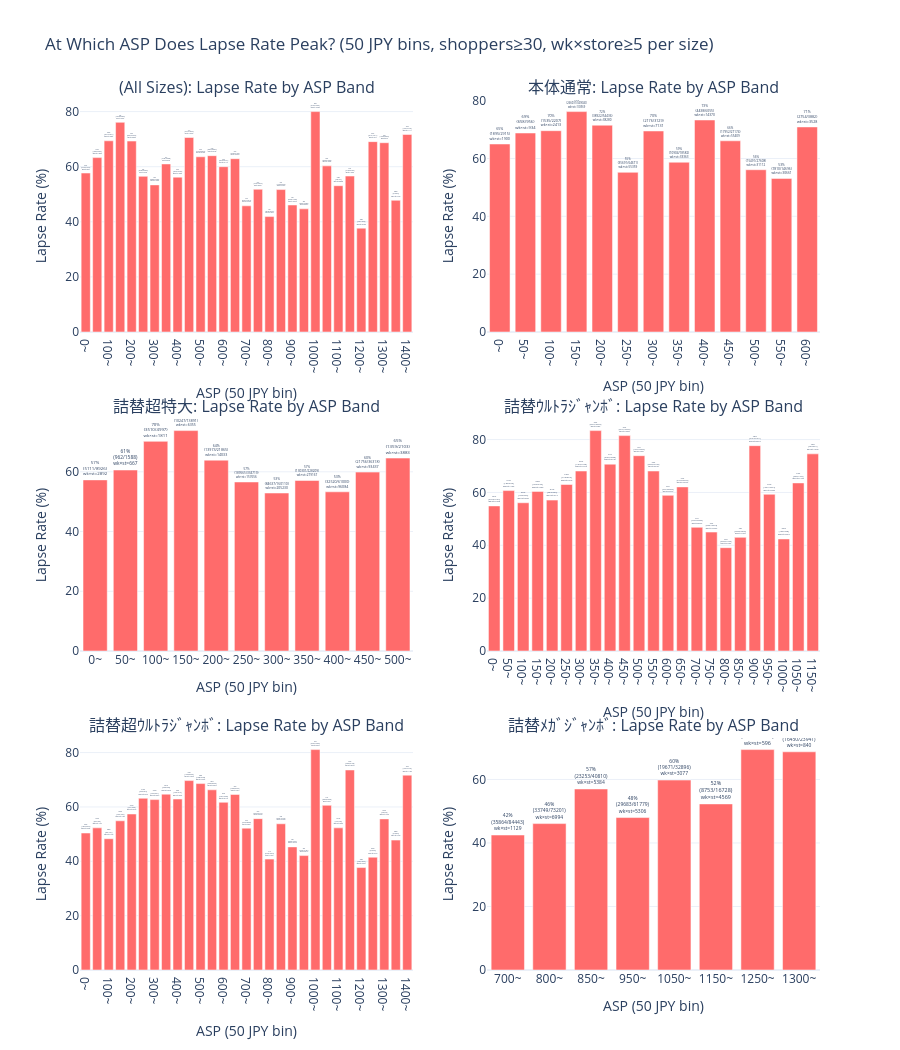

This figure's notebook cell:
### Code cell
# ── Lapse RATE by ASP band (50 JPY floor) per size ────────────────────
# ── BUG FIX: Scan ariel_purchases only up to LAPSE_CUTOFF_DATE ─────────
# Previous bug: scanning to ANALYSIS_END then HAVING MAX(date)<=cutoff
# excluded retained shoppers (their MAX date was the post-cutoff return date).
# Fix: narrow scan window to LAPSE_CUTOFF_DATE so all shoppers in the CTE
# have their last purchase naturally ≤ cutoff → correct lapse rate denominator.

MIN_FREQ       = 30   # INTENTIONAL EXCEPTION: higher than NB02 (2) / NB03 (5) because lapse rate
                      # is a ratio sensitive to small denominators — need robust base for credible %
MIN_WEEK_STORE = 5    # minimum (week × store) count per size×ASP band — removes noise price points

all_at_risk_query = f"""
WITH ariel_purchases AS (
    SELECT
        idpos.shopper_key,
        prod.jp_segment_4_name AS size_code,
        CAST(idpos.sales_period_group_end_date_part AS DATE) AS purchase_date,
        SUM(idpos.pos_sales_amt) / SUM(idpos.pos_unit_sales_qty) AS asp
    FROM cdl_customer_prod.gold_customer_loyalty.loyalty_transact_fct_v1_vw idpos
    LEFT JOIN id_pos_ai_1.prod_dim_ext_vw prod ON idpos.prod_key = prod.prod_key
    LEFT JOIN id_pos_ai_1.shopper_dim_generic_vw shopper ON idpos.shopper_key = shopper.shopper_key
    WHERE idpos.sales_period_group_end_date_part BETWEEN '{ANALYSIS_START}' AND '{LAPSE_CUTOFF_DATE}'
      AND idpos.data_provider_code_part IN ({RETAILER_IN})
      AND prod.jp_category_name = '{CATEGORY}'
      AND prod.jp_sub_category_alter_lang_name = '{SUB_CAT}'
      AND prod.jp_sub_brand_alter_lang_name = '{ARIEL_GEL}'
      AND shopper.member_ind = 'Y'
      AND idpos.pos_unit_sales_qty > 0
    GROUP BY 1, 2, 3
),
last_ariel AS (
    -- With scan window ending at LAPSE_CUTOFF_DATE, MAX(date) is naturally <= cutoff
    -- No HAVING needed (removed to fix the 100% lapse rate bug)
    SELECT shopper_key, MAX(purchase_date) AS last_ariel_date
    FROM ariel_purchases
    GROUP BY 1
)
SELECT la.shopper_key, la.last_ariel_date, ap.size_code, ap.asp
FROM last_ariel la
INNER JOIN ariel_purchases ap
       ON la.shopper_key = ap.shopper_key
      AND la.last_ariel_date = ap.purchase_date
"""

print('⏳ Fetching all at-risk shoppers with ASP (BUG FIX: scan to LAPSE_CUTOFF_DATE)...', flush=True)
df_all_at_risk = execute_query(all_at_risk_query)
df_all_at_risk['asp'] = pd.to_numeric(df_all_at_risk['asp'])
print(f'✅ {len(df_all_at_risk):,} at-risk shoppers fetched')

# Mark lapsed vs retained
lapsed_ids = set(df_lapsed['shopper_key'].unique())
df_all_at_risk['is_lapsed'] = df_all_at_risk['shopper_key'].isin(lapsed_ids).astype(int)
print(f'   Lapsed: {df_all_at_risk["is_lapsed"].sum():,}  Retained: {(~df_all_at_risk["is_lapsed"].astype(bool)).sum():,}')

# ── Week × store coverage per SIZE × ASP band ──────────────────────────
# Groups by size_code so each size's price coverage is evaluated independently.
# A price band that appears widely for 詰替超特大 but rarely for 本体通常
# will only be filtered out for 本体通常, keeping the 詰替超特大 data intact.
week_store_query = f"""
WITH store_week_asp AS (
    SELECT
        prod.jp_segment_4_name                AS size_code,
        idpos.site_key,
        idpos.sales_period_group_end_date_part AS week_dt,
        FLOOR(SUM(idpos.pos_sales_amt) / SUM(idpos.pos_unit_sales_qty) / 50) * 50
            AS asp_band
    FROM cdl_customer_prod.gold_customer_loyalty.loyalty_transact_fct_v1_vw idpos
    INNER JOIN id_pos_ai_1.prod_dim_ext_vw prod ON idpos.prod_key = prod.prod_key
    WHERE idpos.sales_period_group_end_date_part BETWEEN '{ANALYSIS_START}' AND '{LAPSE_CUTOFF_DATE}'
      AND idpos.data_provider_code_part IN ({RETAILER_IN})
      AND prod.jp_category_name = '{CATEGORY}'
      AND prod.jp_sub_category_alter_lang_name = '{SUB_CAT}'
      AND prod.jp_sub_brand_alter_lang_name = '{ARIEL_GEL}'
      AND idpos.pos_unit_sales_qty > 0
    GROUP BY 1, 2, 3
)
SELECT size_code, asp_band, COUNT(*) AS week_store_count
FROM store_week_asp
GROUP BY size_code, asp_band
ORDER BY size_code, asp_band
"""

print('⏳ Fetching week × store coverage per size × ASP band...', flush=True)
df_week_store = execute_query(week_store_query)
df_week_store['asp_band']         = pd.to_numeric(df_week_store['asp_band']).astype(int)
df_week_store['week_store_count'] = pd.to_numeric(df_week_store['week_store_count']).astype(int)
print(f'✅ {len(df_week_store)} (size × ASP band) rows found')

# All-sizes rollup: sum week_store_count across sizes per asp_band
df_week_store_all = df_week_store.groupby('asp_band')['week_store_count'].sum().reset_index()

print('\nWeek × store coverage per size:')
for sz in order_and_filter_sizes(df_week_store['size_code'].unique()):
    sub = df_week_store[df_week_store['size_code'] == sz]
    print(f'\n▶ {sz}:')
    print(sub[['asp_band', 'week_store_count']].to_string(index=False))

# Apply size exclusion
df_at_risk_filtered = df_all_at_risk[~df_all_at_risk['size_code'].isin(EXCLUDED_SIZES)].copy()

# Bin ASP by 50 JPY floor
df_at_risk_filtered['asp_band'] = (df_at_risk_filtered['asp'] // 50 * 50).astype(int)

# Compute lapse rate by ASP band + size
asp_lapse = df_at_risk_filtered.groupby(['size_code', 'asp_band']).agg(
    total_shoppers=('shopper_key', 'nunique'),
    lapsed_shoppers=('is_lapsed', 'sum')
).reset_index()
asp_lapse['lapse_rate_%'] = (asp_lapse['lapsed_shoppers'] / asp_lapse['total_shoppers'] * 100).round(1)

# Dual filter per size: merge on (size_code, asp_band) so each size uses its own coverage
asp_lapse = asp_lapse.merge(df_week_store[['size_code', 'asp_band', 'week_store_count']],
                            on=['size_code', 'asp_band'], how='left')
asp_lapse['week_store_count'] = asp_lapse['week_store_count'].fillna(0).astype(int)
asp_lapse_plot = asp_lapse[
    (asp_lapse['total_shoppers'] >= MIN_FREQ) &
    (asp_lapse['week_store_count'] >= MIN_WEEK_STORE)
].copy()

# Also compute ALL sizes combined (after exclusion)
asp_lapse_all = df_at_risk_filtered.groupby('asp_band').agg(
    total_shoppers=('shopper_key', 'nunique'),
    lapsed_shoppers=('is_lapsed', 'sum')
).reset_index()
asp_lapse_all['lapse_rate_%'] = (asp_lapse_all['lapsed_shoppers'] / asp_lapse_all['total_shoppers'] * 100).round(1)
asp_lapse_all['size_code'] = '(All Sizes)'
asp_lapse_all = asp_lapse_all[['size_code', 'asp_band', 'total_shoppers', 'lapsed_shoppers', 'lapse_rate_%']]
# For all-sizes panel use the summed coverage across sizes
asp_lapse_all = asp_lapse_all.merge(df_week_store_all[['asp_band', 'week_store_count']],
                                    on='asp_band', how='left')
asp_lapse_all['week_store_count'] = asp_lapse_all['week_store_count'].fillna(0).astype(int)
asp_lapse_all_plot = asp_lapse_all[
    (asp_lapse_all['total_shoppers'] >= MIN_FREQ) &
    (asp_lapse_all['week_store_count'] >= MIN_WEEK_STORE)
].copy()

print(f'\nDual filter: shoppers >= {MIN_FREQ} AND week×store coverage >= {MIN_WEEK_STORE} (per size)')
print(f'  Bands kept (All Sizes):   {len(asp_lapse_all_plot)} / {len(asp_lapse_all)}')
print(f'  Bands kept (Per Size):    {len(asp_lapse_plot)} / {len(asp_lapse)}')

print('\nLapse Rate by 50 JPY ASP Band — All Sizes Combined:')
print('=' * 70)
print(asp_lapse_all_plot.to_string(index=False))

print('\nLapse Rate by 50 JPY ASP Band — Per Size:')
print('=' * 70)
for size in order_and_filter_sizes(asp_lapse_plot['size_code'].unique()):
    s = asp_lapse_plot[asp_lapse_plot['size_code'] == size]
    print(f'\n▶ {size}:')
    print(s.to_string(index=False))

# ── Visualization: Lapse RATE by 50 JPY ASP band ─────────────────────
asp_lapse_combined = pd.concat([asp_lapse_all_plot, asp_lapse_plot], ignore_index=True)
plot_sizes = ['(All Sizes)'] + order_and_filter_sizes(asp_lapse_plot['size_code'].unique())

n_s = len(plot_sizes)
n_c = min(2, n_s)
n_r = (n_s + n_c - 1) // n_c

fig = make_subplots(rows=n_r, cols=n_c,
                    subplot_titles=[f'{s}: Lapse Rate by ASP Band' for s in plot_sizes],
                    vertical_spacing=0.10)

for idx, size in enumerate(plot_sizes):
    row = idx // n_c + 1
    col = idx % n_c + 1
    subset = asp_lapse_combined[asp_lapse_combined['size_code'] == size].sort_values('asp_band')
    if len(subset) == 0:
        continue
    fig.add_trace(go.Bar(
        x=subset['asp_band'].astype(str) + '~',
        y=subset['lapse_rate_%'],
        name=size, marker_color='#FF6B6B',
        text=[f'{r:.0f}%<br>({int(l)}/{int(t)})<br>wk×st={int(w)}' for r, l, t, w in
              zip(subset['lapse_rate_%'], subset['lapsed_shoppers'], subset['total_shoppers'], subset['week_store_count'])],
        textposition='outside', showlegend=False),
        row=row, col=col)
    fig.update_xaxes(title_text='ASP (50 JPY bin)', row=row, col=col)
    fig.update_yaxes(title_text='Lapse Rate (%)', row=row, col=col)

fig.update_layout(height=350*n_r,
                  title_text=f'At Which ASP Does Lapse Rate Peak? (50 JPY bins, shoppers≥{MIN_FREQ}, wk×store≥{MIN_WEEK_STORE} per size)',
                  template='plotly_white')
fig.show()

### Figure 1 — Plotly figure (JSON) as saved in the notebook; plotly's stock layout.template omitted (floating-point values rounded to 4 significant figures)
{"data": [{"marker": {"color": "#FF6B6B"}, "name": "(All Sizes)", "showlegend": false, "text": ["58%<br>(10625/18410)<br>wk×st=9329", "63%<br>(1884/2976)<br>wk×st=1898", "69%<br>(5313/7661)<br>wk×st=4639", "76%<br>(276640/363305)<br>wk×st=140373", "69%<br>(53329/76970)<br>wk×st=53003", "56%<br>(225996/400306)<br>wk×st=214255", "53%<br>(88540/165769)<br>wk×st=214550", "61%<br>(174851/286855)<br>wk×st=322020", "56%<br>(40787/72584)<br>wk×st=116582", "71%<br>(77274/109460)<br>wk×st=165768", "64%<br>(31974/50309)<br>wk×st=49788", "64%<br>(35577/55556)<br>wk×st=72095", "60%<br>(30747/51251)<br>wk×st=71174", "63%<br>(76280/121352)<br>wk×st=153604", "46%<br>(82301/179513)<br>wk×st=151003", "52%<br>(127341/245619)<br>wk×st=294521", "42%<br>(105750/252677)<br>wk×st=219803", "52%<br>(115150/222637)<br>wk×st=214305", "46%<br>(50695/110034)<br>wk×st=140073", "45%<br>(85292/190804)<br>wk×st=92935", "80%<br>(8748/10941)<br>wk×st=10864", "60%<br>(46405/76929)<br>wk×st=12593", "53%<br>(78/147)<br>wk×st=8898", "57%<br>(11788/20837)<br>wk×st=10050", "38%<br>(687/1824)<br>wk×st=3785", "69%<br>(8167/11811)<br>wk×st=816", "69%<br>(16475/23986)<br>wk×st=943", "48%<br>(33/69)<br>wk×st=139", "72%<br>(1567/2187)<br>wk×st=1111"], "textposition": "outside", "type": "bar", "x": ["0~", "50~", "100~", "150~", "200~", "250~", "300~", "350~", "400~", "450~", "500~", "550~", "600~", "650~", "700~", "750~", "800~", "850~", "900~", "950~", "1000~", "1050~", "1100~", "1150~", "1200~", "1250~", "1300~", "1350~", "1400~"], "xaxis": "x", "y": [57.7, 63.3, 69.4, 76.1, 69.3, 56.5, 53.4, 61.0, 56.2, 70.6, 63.6, 64.0, 60.0, 62.9, 45.8, 51.8, 41.9, 51.7, 46.1, 44.7, 80.0, 60.3, 53.1, 56.6, 37.7, 69.1, 68.7, 47.8, 71.7], "yaxis": "y"}, {"marker": {"color": "#FF6B6B"}, "name": "本体通常", "showlegend": false, "text": ["65%<br>(1895/2915)<br>wk×st=1900", "69%<br>(658/956)<br>wk×st=934", "70%<br>(1535/2207)<br>wk×st=2413", "76%<br>(266031/349040)<br>wk×st=133569", "72%<br>(38922/54436)<br>wk×st=38280", "55%<br>(35691/64671)<br>wk×st=55359", "70%<br>(2176/3129)<br>wk×st=7131", "59%<br>(10904/18582)<br>wk×st=33363", "73%<br>(4438/6055)<br>wk×st=14370", "66%<br>(17952/27174)<br>wk×st=55409", "56%<br>(15491/27608)<br>wk×st=31112", "53%<br>(7810/14696)<br>wk×st=30661", "71%<br>(2754/3882)<br>wk×st=3528"], "textposition": "outside", "type": "bar", "x": ["0~", "50~", "100~", "150~", "200~", "250~", "300~", "350~", "400~", "450~", "500~", "550~", "600~"], "xaxis": "x2", "y": [65.0, 68.8, 69.6, 76.2, 71.5, 55.2, 69.5, 58.7, 73.3, 66.1, 56.1, 53.1, 70.9], "yaxis": "y2"}, {"marker": {"color": "#FF6B6B"}, "name": "詰替超特大", "showlegend": false, "text": ["57%<br>(5111/8926)<br>wk×st=2892", "61%<br>(962/1588)<br>wk×st=667", "70%<br>(3510/4997)<br>wk×st=1811", "74%<br>(10247/13891)<br>wk×st=6355", "64%<br>(13973/21865)<br>wk×st=14033", "57%<br>(189565/334719)<br>wk×st=157656", "53%<br>(84637/160110)<br>wk×st=205230", "57%<br>(130301/228209)<br>wk×st=279167", "53%<br>(32520/61000)<br>wk×st=96084", "60%<br>(21756/36318)<br>wk×st=93437", "65%<br>(1359/2103)<br>wk×st=3883"], "textposition": "outside", "type": "bar", "x": ["0~", "50~", "100~", "150~", "200~", "250~", "300~", "350~", "400~", "450~", "500~"], "xaxis": "x3", "y": [57.3, 60.6, 70.2, 73.8, 63.9, 56.6, 52.9, 57.1, 53.3, 59.9, 64.6], "yaxis": "y3"}, {"marker": {"color": "#FF6B6B"}, "name": "詰替ｳﾙﾄﾗｼﾞｬﾝﾎﾞ", "showlegend": false, "text": ["55%<br>(2256/4107)<br>wk×st=2448", "61%<br>(184/303)<br>wk×st=166", "56%<br>(183/326)<br>wk×st=205", "60%<br>(256/424)<br>wk×st=290", "57%<br>(283/496)<br>wk×st=417", "63%<br>(518/822)<br>wk×st=819", "68%<br>(1463/2148)<br>wk×st=1669", "83%<br>(33012/39579)<br>wk×st=8409", "71%<br>(3066/4338)<br>wk×st=4186", "82%<br>(36121/44297)<br>wk×st=14842", "74%<br>(13721/18569)<br>wk×st=12861", "68%<br>(25329/37185)<br>wk×st=38136", "59%<br>(26413/44825)<br>wk×st=64070", "62%<br>(51970/83724)<br>wk×st=133702", "47%<br>(27817/59388)<br>wk×st=95243", "45%<br>(39801/88418)<br>wk×st=107453", "39%<br>(27833/71259)<br>wk×st=91086", "43%<br>(23495/54630)<br>wk×st=71847", "78%<br>(2144/2761)<br>wk×st=4464", "59%<br>(4551/7674)<br>wk×st=7806", "42%<br>(139/328)<br>wk×st=824", "64%<br>(905/1424)<br>wk×st=1974", "75%<br>(732/981)<br>wk×st=1400"], "textposition": "outside", "type": "bar", "x": ["0~", "50~", "100~", "150~", "200~", "250~", "300~", "350~", "400~", "450~", "500~", "550~", "600~", "650~", "700~", "750~", "800~", "850~", "900~", "950~", "1000~", "1050~", "1150~"], "xaxis": "x4", "y": [54.9, 60.7, 56.1, 60.4, 57.1, 63.0, 68.1, 83.4, 70.7, 81.5, 73.9, 68.1, 58.9, 62.1, 46.8, 45.0, 39.1, 43.0, 77.7, 59.3, 42.4, 63.6, 74.6], "yaxis": "y4"}, {"marker": {"color": "#FF6B6B"}, "name": "詰替超ｳﾙﾄﾗｼﾞｬﾝﾎﾞ", "showlegend": false, "text": ["50%<br>(1363/2702)<br>wk×st=2050", "52%<br>(80/153)<br>wk×st=127", "48%<br>(85/176)<br>wk×st=133", "55%<br>(106/193)<br>wk×st=150", "57%<br>(151/263)<br>wk×st=222", "63%<br>(222/351)<br>wk×st=344", "63%<br>(264/421)<br>wk×st=446", "65%<br>(633/978)<br>wk×st=998", "63%<br>(763/1213)<br>wk×st=1303", "70%<br>(1443/2069)<br>wk×st=1859", "69%<br>(1398/2039)<br>wk×st=1659", "66%<br>(2430/3665)<br>wk×st=2857", "62%<br>(1547/2509)<br>wk×st=3174", "65%<br>(24284/37618)<br>wk×st=17370", "52%<br>(18618/35689)<br>wk×st=54431", "56%<br>(87527/157212)<br>wk×st=180673", "41%<br>(44165/108277)<br>wk×st=118661", "54%<br>(68401/127247)<br>wk×st=137068", "45%<br>(48532/107241)<br>wk×st=130190", "42%<br>(51045/121381)<br>wk×st=79815", "81%<br>(8604/10603)<br>wk×st=8025", "61%<br>(25823/42603)<br>wk×st=7529", "52%<br>(67/128)<br>wk×st=545", "74%<br>(2303/3128)<br>wk×st=4078", "38%<br>(687/1824)<br>wk×st=2441", "42%<br>(39/94)<br>wk×st=219", "56%<br>(25/45)<br>wk×st=103", "48%<br>(33/69)<br>wk×st=139", "72%<br>(1567/2187)<br>wk×st=1108"], "textposition": "outside", "type": "bar", "x": ["0~", "50~", "100~", "150~", "200~", "250~", "300~", "350~", "400~", "450~", "500~", "550~", "600~", "650~", "700~", "750~", "800~", "850~", "900~", "950~", "1000~", "1050~", "1100~", "1150~", "1200~", "1250~", "1300~", "1350~", "1400~"], "xaxis": "x5", "y": [50.4, 52.3, 48.3, 54.9, 57.4, 63.2, 62.7, 64.7, 62.9, 69.7, 68.6, 66.3, 61.7, 64.6, 52.2, 55.7, 40.8, 53.8, 45.3, 42.1, 81.1, 60.6, 52.3, 73.6, 37.7, 41.5, 55.6, 47.8, 71.7], "yaxis": "y5"}, {"marker": {"color": "#FF6B6B"}, "name": "詰替ﾒｶﾞｼﾞｬﾝﾎﾞ", "showlegend": false, "text": ["42%<br>(35864/84443)<br>wk×st=1129", "46%<br>(33749/73201)<br>wk×st=6994", "57%<br>(23253/40810)<br>wk×st=5384", "48%<br>(29683/61779)<br>wk×st=5306", "60%<br>(19671/32896)<br>wk×st=3077", "52%<br>(8753/16728)<br>wk×st=4569", "69%<br>(8128/11717)<br>wk×st=596", "69%<br>(16450/23941)<br>wk×st=840"], "textposition": "outside", "type": "bar", "x": ["700~", "800~", "850~", "950~", "1050~", "1150~", "1250~", "1300~"], "xaxis": "x6", "y": [42.5, 46.1, 57.0, 48.0, 59.8, 52.3, 69.4, 68.7], "yaxis": "y6"}], "layout": {"annotations": [{"font": {"size": 16}, "showarrow": false, "text": "(All Sizes): Lapse Rate by ASP Band", "x": 0.225, "xanchor": "center", "xref": "paper", "y": 1, "yanchor": "bottom", "yref": "paper"}, {"font": {"size": 16}, "showarrow": false, "text": "本体通常: Lapse Rate by ASP Band", "x": 0.775, "xanchor": "center", "xref": "paper", "y": 1, "yanchor": "bottom", "yref": "paper"}, {"font": {"size": 16}, "showarrow": false, "text": "詰替超特大: Lapse Rate by ASP Band", "x": 0.225, "xanchor": "center", "xref": "paper", "y": 0.6333, "yanchor": "bottom", "yref": "paper"}, {"font": {"size": 16}, "showarrow": false, "text": "詰替ｳﾙﾄﾗｼﾞｬﾝﾎﾞ: Lapse Rate by ASP Band", "x": 0.775, "xanchor": "center", "xref": "paper", "y": 0.6333, "yanchor": "bottom", "yref": "paper"}, {"font": {"size": 16}, "showarrow": false, "text": "詰替超ｳﾙﾄﾗｼﾞｬﾝﾎﾞ: Lapse Rate by ASP Band", "x": 0.225, "xanchor": "center", "xref": "paper", "y": 0.2667, "yanchor": "bottom", "yref": "paper"}, {"font": {"size": 16}, "showarrow": false, "text": "詰替ﾒｶﾞｼﾞｬﾝﾎﾞ: Lapse Rate by ASP Band", "x": 0.775, "xanchor": "center", "xref": "paper", "y": 0.2667, "yanchor": "bottom", "yref": "paper"}], "height": 1050, "title": {"text": "At Which ASP Does Lapse Rate Peak? (50 JPY bins, shoppers≥30, wk×store≥5 per size)"}, "xaxis": {"anchor": "y", "domain": [0, 0.45], "title": {"text": "ASP (50 JPY bin)"}}, "xaxis2": {"anchor": "y2", "domain": [0.55, 1], "title": {"text": "ASP (50 JPY bin)"}}, "xaxis3": {"anchor": "y3", "domain": [0, 0.45], "title": {"text": "ASP (50 JPY bin)"}}, "xaxis4": {"anchor": "y4", "domain": [0.55, 1], "title": {"text": "ASP (50 JPY bin)"}}, "xaxis5": {"anchor": "y5", "domain": [0, 0.45], "title": {"text": "ASP (50 JPY bin)"}}, "xaxis6": {"anchor": "y6", "domain": [0.55, 1], "title": {"text": "ASP (50 JPY bin)"}}, "yaxis": {"anchor": "x", "domain": [0.7333, 1], "title": {"text": "Lapse Rate (%)"}}, "yaxis2": {"anchor": "x2", "domain": [0.7333, 1], "title": {"text": "Lapse Rate (%)"}}, "yaxis3": {"anchor": "x3", "domain": [0.3667, 0.6333], "title": {"text": "Lapse Rate (%)"}}, "yaxis4": {"anchor": "x4", "domain": [0.3667, 0.6333], "title": {"text": "Lapse Rate (%)"}}, "yaxis5": {"anchor": "x5", "domain": [0, 0.2667], "title": {"text": "Lapse Rate (%)"}}, "yaxis6": {"anchor": "x6", "domain": [0, 0.2667], "title": {"text": "Lapse Rate (%)"}}}}
